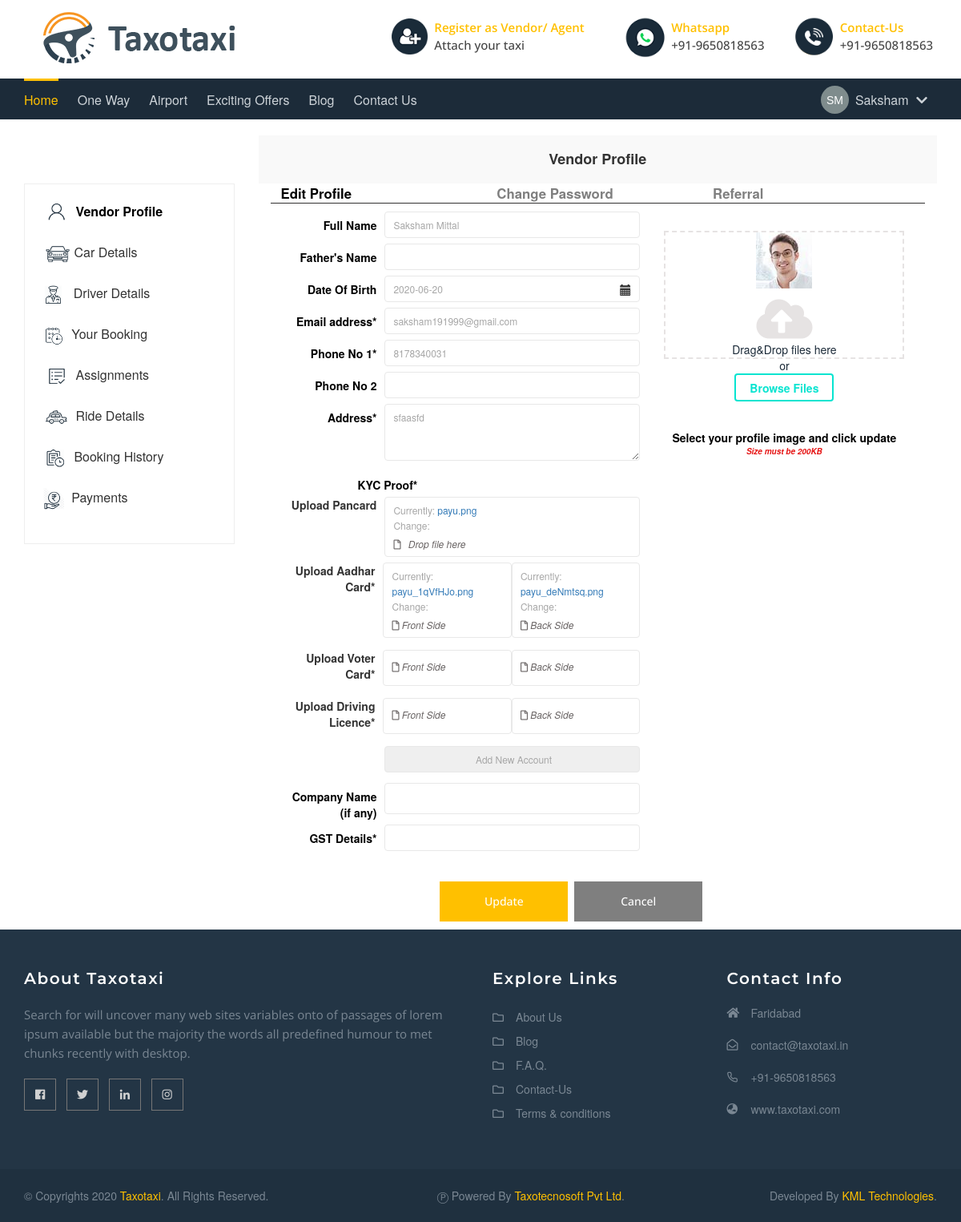
Page /vendor/ (signed in) on the earlier database version.
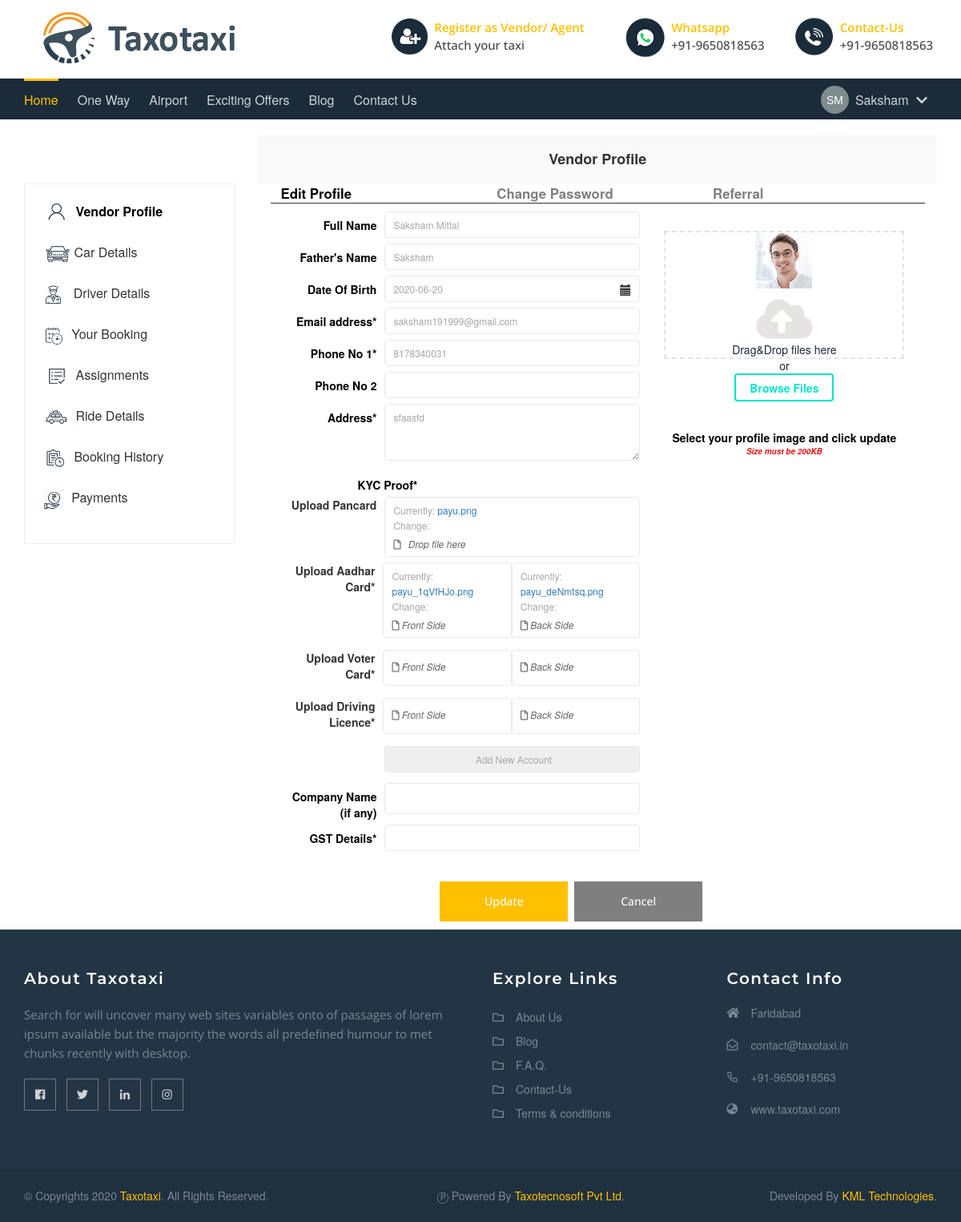
Same page on the later database version.
### vendor/models.py (models this page shows, shortened)
class vendorprofile(models.Model):
    user = models.ForeignKey('core.User', on_delete=models.PROTECT)
    status = models.CharField(max_length=8 , choices=vendor_status_choices, default = "Pending")
    full_name = models.CharField(max_length=256)
    father_name = models.CharField(max_length=100, blank=True, null=True)
    image = models.ImageField()
    dob = models.DateField()
    email = models.EmailField()
    contact1 = models.CharField(max_length=10)
    contact2 = models.CharField(max_length=10, blank=True, null=True)
    address = models.TextField()
    pancard = models.ImageField()
    aadharcard_front = models.ImageField()
    aadharcard_rear = models.ImageField()
    votercard_front = models.ImageField(blank=True, null=True)
    votercard_rear = models.ImageField(blank=True, null=True)
    driving_licence_front = models.ImageField(blank=True, null=True)
    driving_licence_rear = models.ImageField(blank=True, null=True)
    company_name = models.CharField(max_length=100, blank=True, null=True)
    gst_no = models.CharField(max_length=15, blank=True, null=True)
    verified = models.BooleanField(default=0)
    rejection_reason = models.TextField(blank=True, null=True)
    date_of_registration = models.DateField(auto_now_add=True)
    total_compact = models.PositiveSmallIntegerField()
    total_sedan = models.PositiveSmallIntegerField()
    total_suv = models.PositiveSmallIntegerField()
    class Meta:
        verbose_name_plural = 'Vendor Details'

### vendor/views.py (the view)
# urls.py: path('', views.DashboardView, name='dashboard'),
@login_required(login_url='/login/')
def DashboardView(request):
    try:
        vendorprofile = get_object_or_404(models.vendorprofile, user = request.user)
        VendorBankFormset = inlineformset_factory(models.vendorprofile,
                                                           models.bank_detail, exclude=['vendor'],
                                                           extra=0, can_delete=False)
        if request.method == 'POST':
            type = request.POST['type']
            if type == 'profile':
                profile_form = forms.VendorProfileForm(request.POST, request.FILES, instance=vendorprofile)
                bank_formset = VendorBankFormset(request.POST, request.FILES, instance = vendorprofile)
                if profile_form.is_valid() and bank_formset.is_valid():
                    profile_form.save()
                    bank_formset.save()
                    messages.success(request, 'Details Saved Successfully',
                                     extra_tags='alert alert-success alert-dismissible')
                    return redirect('vendor:dashboard')
                else:
                    messages.success(request, 'Please Update Details Correctly',
                                     extra_tags='alert alert-danger alert-dismissible')
                    context = {
                        'profile_form': profile_form,
                        'bank_formset': bank_formset,
                    }
                    return render(request, 'Vendor/profile.html', context)
            elif type == 'change_password':
                password = request.POST['current_password']
                new_password = request.POST['new_password']
                user = authenticate(username=request.user.username, password=password)
                if user is not None:
                    user.set_password(new_password)
                    user.save()
                    login(request, user)
                    messages.success(request, 'Password Updated', extra_tags='alert alert-success alert-dismissible')
                    return redirect('vendor:dashboard')
                else:
                    messages.error(request, 'Invalid Password', extra_tags='alert alert-error alert-dismissible')
        else:
            profile_form = forms.VendorProfileForm(instance=vendorprofile)
            bank_formset = VendorBankFormset(instance = vendorprofile)
            context = {
                'profile_form':profile_form,
                'bank_formset':bank_formset,
            }
            return render(request, 'Vendor/profile.html', context)
    except:
        return redirect('core:dashboard')

### vendor/forms.py (shortened to what this page needs)
class VendorProfileForm(forms.ModelForm):
    class Meta:
        model = models.vendorprofile
        exclude = ['user', 'status']

### templates/Vendor/profile.html (shortened to what the changed rows need)
{% extends 'base.html' %}
{% load static %}
{% load widget_tweaks %}
{% load fullurl %}
{% block extra_stylesheet %}
<link href="{% static 'css/vendor.css' %}" rel="stylesheet">
<link rel="stylesheet" href="https://stackpath.bootstrapcdn.com/font-awesome/4.7.0/css/font-awesome.min.css">
<link href="https://maxcdn.bootstrapcdn.com/bootstrap/3.2.0/css/bootstrap.min.css" rel="stylesheet" type="text/css" />
<link href="https://cdnjs.cloudflare.com/ajax/libs/bootstrap-datepicker/1.3.0/css/datepicker.css" rel="stylesheet" type="text/css" />
<link rel="stylesheet" href="https://stackpath.bootstrapcdn.com/font-awesome/4.7.0/css/font-awesome.min.css">
{% endblock extra_stylesheet %}
{% block content %}
<div class="tj-wrapper">
   <div class="container">
      <div class="row">
         <div class="col-md-9">
            <div class="masterDashboard" >
               <div class="col-sm-12">
                  <div class="tab-content">
                     <div class="tab-pane active" id="editProfile">
                        <form method="post" enctype="multipart/form-data">
                           <div class="col-sm-7">
                              <div class="dash_foam">
                                 <label>Full Name</label>
                                 {% render_field profile_form.full_name %}
                              </div>
                              <div class="dash_foam">
                                 <label>Father's Name</label>
                                 {% render_field profile_form.father_name %}
                              </div>
                              <div class="dash_foam">
                                 <label>Date Of Birth</label>
                                  {% render_field profile_form.dob id="datepicker1" readonly='true' class="input-group date" %}
                                 <span class="dateIcon" ><i class="glyphicon glyphicon-calendar"></i></span>
                              </div>
                              <div class="dash_foam">
                                 <label>Email address*</label>
                                 {% render_field profile_form.email %}
                              </div>
                              <div class="dash_foam">
                                 <label>Phone No 1*</label>
                                 {% render_field profile_form.contact1 pattern="[1-9]{1}[0-9]{9}" %}
                              </div>
                              <div class="dash_foam">
                                 <label>Phone No 2</label>
                                 {% render_field profile_form.contact2 pattern="[1-9]{1}[0-9]{9}" %}
                              </div>
                              <div class="dash_foam">
                                 <label>Address*</label>
                                  {% render_field profile_form.address rows="3" cols="50" %}
                              </div>
                              <div class="foam-field ">
                                 <label class="uploadStyle">Upload Pancard</label>
                                 <div class="vendorFile">
                                    {% render_field profile_form.pancard placeholder="Pan Card" %}
                                    <p class="fileUploadtext" id="id_vendor-pancard-p">
                                       <i class="far fa-file"></i> &ensp;Drop file here
                                    </p>
                                 </div>
                              </div>
                              <div class="foam-field ">
                                 <label class="uploadStyle">Upload Aadhar Card*</label>
                                 <div class="vendorFile" style="width: 50%;">
                                    {% render_field profile_form.aadharcard_front placeholder="Front" %}
                                    <p class="fileUploadtext" id="id_vendor-aadharcard_front-p" >
                                       <i class="far fa-file"></i> Front Side
                                    </p>
                                 </div>
                                 <div class="vendorFile" style="width: 50%;">
                                    {% render_field profile_form.aadharcard_rear placeholder="Front" %}
                                    <p class="fileUploadtext" id="id_vendor-aadharcard_front-p" >
                                       <i class="far fa-file"></i>  Back Side
                                    </p>
                                 </div>
                              </div>
                              <div class="dash_foam">
                                 <label>Company Name (if any)</label>
                                  {% render_field profile_form.company_name %}
                              </div>
                              <div class="dash_foam">
                                 <label>GST Details*</label>
                                 {% render_field profile_form.gst_no %}
                              </div>
                           </div>
                        </form>
                     </div>
                  </div>
               </div>
            </div>
         </div>
      </div>
   </div>
</div>
{% endblock content %}

Differences in the rows shown:
changed vendorprofile "Currently: payu.png Change:": father_name (not shown) → "Saksham"
